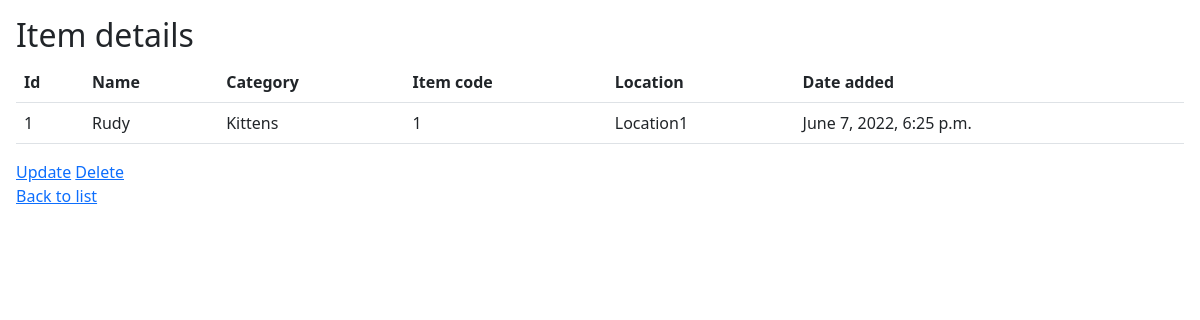
Page /items/1/ on the committed database.
### inventory/models.py (models this page shows, shortened)
class Item(models.Model):
    name = models.CharField(max_length=256)
    item_code = models.IntegerField()
    category = models.CharField(max_length=128, blank=True)
    added_on = models.DateTimeField(auto_now_add=True)
    location = models.ForeignKey(Location, on_delete=models.SET_NULL, blank=True, null=True)

class Location(models.Model):
    name = models.CharField(max_length=128)
    def __str__(self) -> str:
        return self.name

### inventory/views.py (the view)
# urls.py: path('items/<int:item_id>/', views.detail, name='detail'),
def detail(request, item_id):
    if request.method == 'GET':
        item = get_object_or_404(Item, pk=item_id)
        return render(request, 'inventory/detail.html', {'item': item})

### inventory/templates/inventory/detail.html (shortened to what this page needs)
{% extends 'inventory/base/base.html' %}
{% block body %}
    <div>
        <h2>Item details</h2>
        <table class="table">
            <tr>
                <th>Id</th>
                <th>Name</th>
                <th>Category</th>
                <th>Item code</th>
                <th>Location</th>
                <th>Date added</th>
            </tr>
            <tr>
                <td>{{ item.id }}</td>
                <td>{{ item.name }}</td>
                <td>{{ item.category }}</td>
                <td>{{ item.item_code }}</td>
                <td>{{ item.location }}</td>
                <td>{{ item.added_on }}</td>
            </tr>
        </table>
    </div>
    <div>
        <span>
            <a href="{% url 'inventory:update' item.id %}">Update</a>
        </span>
        <span>
            <a href="{% url 'inventory:delete' item.id %}">Delete</a>
        </span>
        <br/>
        <a href="{% url 'inventory:list' %}">Back to list</a>
    </div>
{% endblock %}

### rows in the picture
Item: id "1", name "Rudy", category "Kittens", item_code "1", location "Location1", added_on "June 7, 2022, 6:25 p.m."
